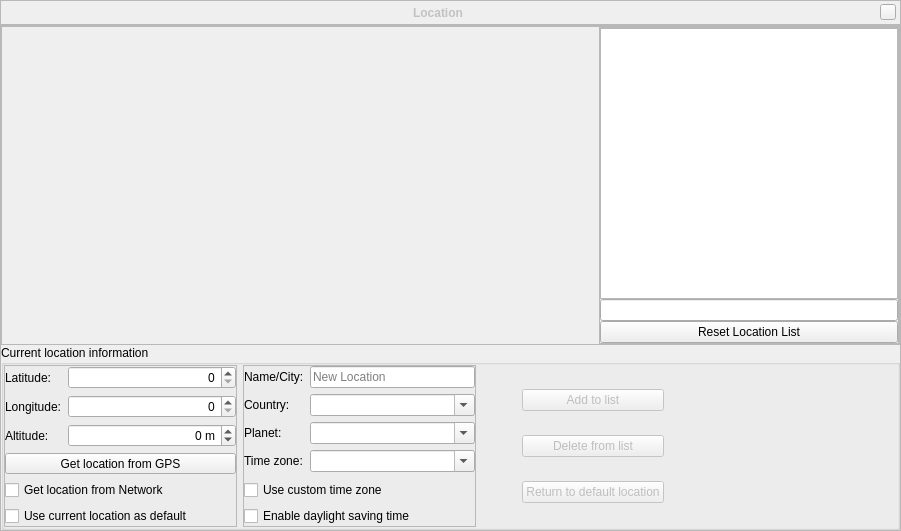
<?xml version="1.0" encoding="UTF-8"?>
<ui version="4.0">
 <class>locationDialogForm</class>
 <widget class="QWidget" name="locationDialogForm">
  <property name="geometry">
   <rect>
    <x>0</x>
    <y>0</y>
    <width>901</width>
    <height>531</height>
   </rect>
  </property>
  <property name="styleSheet">
   <string notr="true"/>
  </property>
  <layout class="QVBoxLayout">
   <property name="spacing">
    <number>0</number>
   </property>
   <property name="leftMargin">
    <number>0</number>
   </property>
   <property name="topMargin">
    <number>0</number>
   </property>
   <property name="rightMargin">
    <number>0</number>
   </property>
   <property name="bottomMargin">
    <number>0</number>
   </property>
   <item>
    <widget class="BarFrame" name="TitleBar">
     <property name="minimumSize">
      <size>
       <width>16</width>
       <height>25</height>
      </size>
     </property>
     <property name="maximumSize">
      <size>
       <width>16777215</width>
       <height>30</height>
      </size>
     </property>
     <property name="frameShape">
      <enum>QFrame::StyledPanel</enum>
     </property>
     <layout class="QHBoxLayout">
      <property name="leftMargin">
       <number>0</number>
      </property>
      <property name="topMargin">
       <number>0</number>
      </property>
      <property name="rightMargin">
       <number>4</number>
      </property>
      <property name="bottomMargin">
       <number>0</number>
      </property>
      <item>
       <spacer>
        <property name="orientation">
         <enum>Qt::Horizontal</enum>
        </property>
        <property name="sizeHint" stdset="0">
         <size>
          <width>40</width>
          <height>20</height>
         </size>
        </property>
       </spacer>
      </item>
      <item>
       <widget class="QLabel" name="stelWindowTitle">
        <property name="palette">
         <palette>
          <active>
           <colorrole role="WindowText">
            <brush brushstyle="SolidPattern">
             <color alpha="255">
              <red>194</red>
              <green>194</green>
              <blue>195</blue>
             </color>
            </brush>
           </colorrole>
           <colorrole role="Text">
            <brush brushstyle="SolidPattern">
             <color alpha="255">
              <red>194</red>
              <green>194</green>
              <blue>195</blue>
             </color>
            </brush>
           </colorrole>
          </active>
          <inactive>
           <colorrole role="WindowText">
            <brush brushstyle="SolidPattern">
             <color alpha="255">
              <red>194</red>
              <green>194</green>
              <blue>195</blue>
             </color>
            </brush>
           </colorrole>
           <colorrole role="Text">
            <brush brushstyle="SolidPattern">
             <color alpha="255">
              <red>194</red>
              <green>194</green>
              <blue>195</blue>
             </color>
            </brush>
           </colorrole>
          </inactive>
          <disabled>
           <colorrole role="WindowText">
            <brush brushstyle="SolidPattern">
             <color alpha="255">
              <red>194</red>
              <green>194</green>
              <blue>195</blue>
             </color>
            </brush>
           </colorrole>
           <colorrole role="Text">
            <brush brushstyle="SolidPattern">
             <color alpha="255">
              <red>194</red>
              <green>194</green>
              <blue>195</blue>
             </color>
            </brush>
           </colorrole>
          </disabled>
         </palette>
        </property>
        <property name="font">
         <font>
          <weight>75</weight>
          <italic>false</italic>
          <bold>true</bold>
         </font>
        </property>
        <property name="text">
         <string>Location</string>
        </property>
       </widget>
      </item>
      <item>
       <spacer>
        <property name="orientation">
         <enum>Qt::Horizontal</enum>
        </property>
        <property name="sizeHint" stdset="0">
         <size>
          <width>40</width>
          <height>20</height>
         </size>
        </property>
       </spacer>
      </item>
      <item>
       <widget class="QPushButton" name="closeStelWindow">
        <property name="sizePolicy">
         <sizepolicy hsizetype="Fixed" vsizetype="Fixed">
          <horstretch>16</horstretch>
          <verstretch>16</verstretch>
         </sizepolicy>
        </property>
        <property name="minimumSize">
         <size>
          <width>16</width>
          <height>16</height>
         </size>
        </property>
        <property name="maximumSize">
         <size>
          <width>16</width>
          <height>16</height>
         </size>
        </property>
        <property name="focusPolicy">
         <enum>Qt::NoFocus</enum>
        </property>
        <property name="text">
         <string/>
        </property>
       </widget>
      </item>
     </layout>
    </widget>
   </item>
   <item>
    <widget class="QFrame" name="locationContent">
     <property name="sizePolicy">
      <sizepolicy hsizetype="Preferred" vsizetype="Minimum">
       <horstretch>0</horstretch>
       <verstretch>0</verstretch>
      </sizepolicy>
     </property>
     <property name="frameShape">
      <enum>QFrame::StyledPanel</enum>
     </property>
     <layout class="QGridLayout" name="gridLayout_2">
      <property name="leftMargin">
       <number>0</number>
      </property>
      <property name="topMargin">
       <number>0</number>
      </property>
      <property name="rightMargin">
       <number>0</number>
      </property>
      <property name="bottomMargin">
       <number>0</number>
      </property>
      <property name="spacing">
       <number>0</number>
      </property>
      <item row="0" column="0" colspan="2">
       <widget class="QFrame" name="frame">
        <property name="sizePolicy">
         <sizepolicy hsizetype="Preferred" vsizetype="MinimumExpanding">
          <horstretch>0</horstretch>
          <verstretch>0</verstretch>
         </sizepolicy>
        </property>
        <property name="minimumSize">
         <size>
          <width>0</width>
          <height>180</height>
         </size>
        </property>
        <property name="maximumSize">
         <size>
          <width>16777215</width>
          <height>2400</height>
         </size>
        </property>
        <property name="frameShape">
         <enum>QFrame::StyledPanel</enum>
        </property>
        <property name="frameShadow">
         <enum>QFrame::Raised</enum>
        </property>
        <layout class="QGridLayout" name="gridLayout_3">
         <property name="leftMargin">
          <number>0</number>
         </property>
         <property name="topMargin">
          <number>0</number>
         </property>
         <property name="rightMargin">
          <number>0</number>
         </property>
         <property name="bottomMargin">
          <number>0</number>
         </property>
         <property name="spacing">
          <number>0</number>
         </property>
         <item row="1" column="0">
          <widget class="MapLabel" name="mapLabel">
           <property name="sizePolicy">
            <sizepolicy hsizetype="MinimumExpanding" vsizetype="MinimumExpanding">
             <horstretch>0</horstretch>
             <verstretch>0</verstretch>
            </sizepolicy>
           </property>
           <property name="minimumSize">
            <size>
             <width>400</width>
             <height>180</height>
            </size>
           </property>
           <property name="maximumSize">
            <size>
             <width>1440</width>
             <height>720</height>
            </size>
           </property>
           <property name="lineWidth">
            <number>0</number>
           </property>
           <property name="text">
            <string/>
           </property>
           <property name="pixmap">
            <pixmap>../../data/gui/world.png</pixmap>
           </property>
           <property name="scaledContents">
            <bool>true</bool>
           </property>
           <property name="alignment">
            <set>Qt::AlignCenter</set>
           </property>
          </widget>
         </item>
         <item row="1" column="1">
          <widget class="QFrame" name="frame_2">
           <property name="sizePolicy">
            <sizepolicy hsizetype="Preferred" vsizetype="MinimumExpanding">
             <horstretch>0</horstretch>
             <verstretch>0</verstretch>
            </sizepolicy>
           </property>
           <property name="minimumSize">
            <size>
             <width>200</width>
             <height>180</height>
            </size>
           </property>
           <property name="maximumSize">
            <size>
             <width>300</width>
             <height>2400</height>
            </size>
           </property>
           <property name="frameShape">
            <enum>QFrame::StyledPanel</enum>
           </property>
           <property name="frameShadow">
            <enum>QFrame::Raised</enum>
           </property>
           <layout class="QVBoxLayout" name="verticalLayout">
            <property name="spacing">
             <number>0</number>
            </property>
            <property name="leftMargin">
             <number>0</number>
            </property>
            <property name="topMargin">
             <number>0</number>
            </property>
            <property name="rightMargin">
             <number>0</number>
            </property>
            <property name="bottomMargin">
             <number>0</number>
            </property>
            <item>
             <widget class="QListView" name="citiesListView">
              <property name="focusPolicy">
               <enum>Qt::NoFocus</enum>
              </property>
              <property name="toolTip">
               <string>Standard list of locations contains only English names (without diacritics!)</string>
              </property>
              <property name="horizontalScrollBarPolicy">
               <enum>Qt::ScrollBarAlwaysOff</enum>
              </property>
              <property name="uniformItemSizes">
               <bool>true</bool>
              </property>
             </widget>
            </item>
            <item>
             <widget class="QLineEdit" name="citySearchLineEdit">
              <property name="toolTip">
               <string>Standard list of locations contains only English names (without diacritics!)</string>
              </property>
              <property name="text">
               <string/>
              </property>
              <property name="alignment">
               <set>Qt::AlignBottom|Qt::AlignLeading|Qt::AlignLeft</set>
              </property>
             </widget>
            </item>
            <item>
             <widget class="QPushButton" name="resetListPushButton">
              <property name="toolTip">
               <string>Reset location list to show all known locations</string>
              </property>
              <property name="text">
               <string>Reset Location List</string>
              </property>
             </widget>
            </item>
           </layout>
          </widget>
         </item>
        </layout>
       </widget>
      </item>
      <item row="2" column="1">
       <widget class="QGroupBox" name="groupBox">
        <property name="sizePolicy">
         <sizepolicy hsizetype="Preferred" vsizetype="Fixed">
          <horstretch>0</horstretch>
          <verstretch>0</verstretch>
         </sizepolicy>
        </property>
        <property name="minimumSize">
         <size>
          <width>0</width>
          <height>180</height>
         </size>
        </property>
        <property name="title">
         <string>Current location information</string>
        </property>
        <layout class="QHBoxLayout" name="horizontalLayout">
         <property name="leftMargin">
          <number>0</number>
         </property>
         <property name="topMargin">
          <number>0</number>
         </property>
         <property name="rightMargin">
          <number>0</number>
         </property>
         <property name="bottomMargin">
          <number>0</number>
         </property>
         <item>
          <widget class="QFrame" name="frame_4">
           <property name="sizePolicy">
            <sizepolicy hsizetype="Preferred" vsizetype="Minimum">
             <horstretch>0</horstretch>
             <verstretch>0</verstretch>
            </sizepolicy>
           </property>
           <property name="frameShape">
            <enum>QFrame::StyledPanel</enum>
           </property>
           <property name="frameShadow">
            <enum>QFrame::Raised</enum>
           </property>
           <layout class="QGridLayout" name="gridLayout_4" columnstretch="0,1">
            <property name="leftMargin">
             <number>0</number>
            </property>
            <property name="topMargin">
             <number>0</number>
            </property>
            <property name="rightMargin">
             <number>0</number>
            </property>
            <property name="bottomMargin">
             <number>0</number>
            </property>
            <property name="horizontalSpacing">
             <number>6</number>
            </property>
            <item row="0" column="0">
             <widget class="QLabel" name="label_5">
              <property name="text">
               <string>Latitude:</string>
              </property>
             </widget>
            </item>
            <item row="2" column="1">
             <widget class="QSpinBox" name="altitudeSpinBox">
              <property name="toolTip">
               <string>Enter the altitude in meter</string>
              </property>
              <property name="alignment">
               <set>Qt::AlignRight|Qt::AlignTrailing|Qt::AlignVCenter</set>
              </property>
              <property name="suffix">
               <string> m</string>
              </property>
              <property name="minimum">
               <number>-2000</number>
              </property>
              <property name="maximum">
               <number>200000</number>
              </property>
              <property name="singleStep">
               <number>100</number>
              </property>
             </widget>
            </item>
            <item row="4" column="0" colspan="2">
             <widget class="QCheckBox" name="useIpQueryCheckBox">
              <property name="text">
               <string>Get location from Network</string>
              </property>
             </widget>
            </item>
            <item row="5" column="0" colspan="2">
             <widget class="QCheckBox" name="useAsDefaultLocationCheckBox">
              <property name="text">
               <string>Use current location as default</string>
              </property>
             </widget>
            </item>
            <item row="2" column="0">
             <widget class="QLabel" name="label_7">
              <property name="text">
               <string>Altitude:</string>
              </property>
             </widget>
            </item>
            <item row="1" column="1">
             <widget class="AngleSpinBox" name="longitudeSpinBox">
              <property name="toolTip">
               <string>You can enter values in decimal degrees, or using dms format, for example: +1d 12m 8s</string>
              </property>
              <property name="alignment">
               <set>Qt::AlignRight|Qt::AlignTrailing|Qt::AlignVCenter</set>
              </property>
             </widget>
            </item>
            <item row="1" column="0">
             <widget class="QLabel" name="label">
              <property name="text">
               <string>Longitude:</string>
              </property>
             </widget>
            </item>
            <item row="0" column="1">
             <widget class="AngleSpinBox" name="latitudeSpinBox">
              <property name="toolTip">
               <string>You can enter values in decimal degrees, or using dms format, for example: +1d 12m 8s</string>
              </property>
              <property name="alignment">
               <set>Qt::AlignRight|Qt::AlignTrailing|Qt::AlignVCenter</set>
              </property>
             </widget>
            </item>
            <item row="3" column="0" colspan="2">
             <widget class="QToolButton" name="gpsToolButton">
              <property name="sizePolicy">
               <sizepolicy hsizetype="Minimum" vsizetype="Fixed">
                <horstretch>0</horstretch>
                <verstretch>0</verstretch>
               </sizepolicy>
              </property>
              <property name="toolTip">
               <string>Toggle fetching GPS location. (Does not change time zone!) When satisfied, toggle off to let other programs access the GPS device.</string>
              </property>
              <property name="text">
               <string>Get location from GPS</string>
              </property>
              <property name="checkable">
               <bool>true</bool>
              </property>
              <property name="autoRepeat">
               <bool>false</bool>
              </property>
              <property name="autoRepeatDelay">
               <number>3500</number>
              </property>
              <property name="autoRepeatInterval">
               <number>3500</number>
              </property>
              <property name="toolButtonStyle">
               <enum>Qt::ToolButtonTextOnly</enum>
              </property>
              <property name="autoRaise">
               <bool>false</bool>
              </property>
             </widget>
            </item>
           </layout>
          </widget>
         </item>
         <item>
          <widget class="QFrame" name="frame_5">
           <property name="frameShape">
            <enum>QFrame::StyledPanel</enum>
           </property>
           <property name="frameShadow">
            <enum>QFrame::Raised</enum>
           </property>
           <layout class="QGridLayout" name="gridLayout_5">
            <property name="leftMargin">
             <number>0</number>
            </property>
            <property name="topMargin">
             <number>0</number>
            </property>
            <property name="rightMargin">
             <number>0</number>
            </property>
            <property name="bottomMargin">
             <number>0</number>
            </property>
            <item row="1" column="1">
             <widget class="QComboBox" name="countryNameComboBox">
              <property name="editable">
               <bool>true</bool>
              </property>
              <property name="insertPolicy">
               <enum>QComboBox::NoInsert</enum>
              </property>
             </widget>
            </item>
            <item row="5" column="0" colspan="2">
             <widget class="QCheckBox" name="useCustomTimeZoneCheckBox">
              <property name="text">
               <string>Use custom time zone</string>
              </property>
             </widget>
            </item>
            <item row="2" column="0">
             <widget class="QLabel" name="label_6">
              <property name="text">
               <string>Planet:</string>
              </property>
             </widget>
            </item>
            <item row="3" column="0">
             <widget class="QLabel" name="timeZoneLabel">
              <property name="text">
               <string>Time zone:</string>
              </property>
             </widget>
            </item>
            <item row="0" column="1">
             <widget class="QLineEdit" name="cityNameLineEdit">
              <property name="placeholderText">
               <string>New Location</string>
              </property>
             </widget>
            </item>
            <item row="0" column="0">
             <widget class="QLabel" name="label_3">
              <property name="text">
               <string>Name/City:</string>
              </property>
             </widget>
            </item>
            <item row="3" column="1">
             <widget class="QComboBox" name="timeZoneNameComboBox">
              <property name="enabled">
               <bool>true</bool>
              </property>
              <property name="editable">
               <bool>true</bool>
              </property>
              <property name="insertPolicy">
               <enum>QComboBox::NoInsert</enum>
              </property>
             </widget>
            </item>
            <item row="2" column="1">
             <widget class="QComboBox" name="planetNameComboBox">
              <property name="editable">
               <bool>true</bool>
              </property>
              <property name="insertPolicy">
               <enum>QComboBox::NoInsert</enum>
              </property>
             </widget>
            </item>
            <item row="4" column="0">
             <spacer name="verticalSpacer_2">
              <property name="orientation">
               <enum>Qt::Vertical</enum>
              </property>
              <property name="sizeHint" stdset="0">
               <size>
                <width>0</width>
                <height>0</height>
               </size>
              </property>
             </spacer>
            </item>
            <item row="1" column="0">
             <widget class="QLabel" name="label_4">
              <property name="text">
               <string>Country:</string>
              </property>
             </widget>
            </item>
            <item row="6" column="0" colspan="2">
             <widget class="QCheckBox" name="dstCheckBox">
              <property name="toolTip">
               <string/>
              </property>
              <property name="text">
               <string>Enable daylight saving time</string>
              </property>
             </widget>
            </item>
           </layout>
          </widget>
         </item>
         <item>
          <spacer name="horizontalSpacer_3">
           <property name="orientation">
            <enum>Qt::Horizontal</enum>
           </property>
           <property name="sizeType">
            <enum>QSizePolicy::Fixed</enum>
           </property>
           <property name="sizeHint" stdset="0">
            <size>
             <width>40</width>
             <height>20</height>
            </size>
           </property>
          </spacer>
         </item>
         <item>
          <layout class="QVBoxLayout" name="verticalLayout_2">
           <property name="spacing">
            <number>0</number>
           </property>
           <property name="leftMargin">
            <number>0</number>
           </property>
           <item>
            <spacer name="verticalSpacer_5">
             <property name="orientation">
              <enum>Qt::Vertical</enum>
             </property>
             <property name="sizeHint" stdset="0">
              <size>
               <width>0</width>
               <height>0</height>
              </size>
             </property>
            </spacer>
           </item>
           <item>
            <widget class="QPushButton" name="addLocationToListPushButton">
             <property name="enabled">
              <bool>false</bool>
             </property>
             <property name="minimumSize">
              <size>
               <width>100</width>
               <height>0</height>
              </size>
             </property>
             <property name="focusPolicy">
              <enum>Qt::NoFocus</enum>
             </property>
             <property name="text">
              <string>Add to list</string>
             </property>
            </widget>
           </item>
           <item>
            <spacer name="verticalSpacer_3">
             <property name="orientation">
              <enum>Qt::Vertical</enum>
             </property>
             <property name="sizeHint" stdset="0">
              <size>
               <width>0</width>
               <height>0</height>
              </size>
             </property>
            </spacer>
           </item>
           <item>
            <widget class="QPushButton" name="deleteLocationFromListPushButton">
             <property name="enabled">
              <bool>false</bool>
             </property>
             <property name="minimumSize">
              <size>
               <width>60</width>
               <height>0</height>
              </size>
             </property>
             <property name="focusPolicy">
              <enum>Qt::NoFocus</enum>
             </property>
             <property name="text">
              <string>Delete from list</string>
             </property>
            </widget>
           </item>
           <item>
            <spacer name="verticalSpacer_4">
             <property name="orientation">
              <enum>Qt::Vertical</enum>
             </property>
             <property name="sizeHint" stdset="0">
              <size>
               <width>0</width>
               <height>0</height>
              </size>
             </property>
            </spacer>
           </item>
           <item>
            <widget class="QPushButton" name="pushButtonReturnToDefault">
             <property name="enabled">
              <bool>false</bool>
             </property>
             <property name="focusPolicy">
              <enum>Qt::NoFocus</enum>
             </property>
             <property name="text">
              <string>Return to default location</string>
             </property>
            </widget>
           </item>
           <item>
            <spacer name="verticalSpacer">
             <property name="orientation">
              <enum>Qt::Vertical</enum>
             </property>
             <property name="sizeHint" stdset="0">
              <size>
               <width>0</width>
               <height>0</height>
              </size>
             </property>
            </spacer>
           </item>
          </layout>
         </item>
         <item>
          <spacer name="horizontalSpacer_2">
           <property name="orientation">
            <enum>Qt::Horizontal</enum>
           </property>
           <property name="sizeHint" stdset="0">
            <size>
             <width>40</width>
             <height>20</height>
            </size>
           </property>
          </spacer>
         </item>
        </layout>
       </widget>
      </item>
     </layout>
    </widget>
   </item>
  </layout>
 </widget>
 <customwidgets>
  <customwidget>
   <class>BarFrame</class>
   <extends>QFrame</extends>
   <header>Dialog.hpp</header>
   <container>1</container>
  </customwidget>
  <customwidget>
   <class>AngleSpinBox</class>
   <extends>QSpinBox</extends>
   <header>AngleSpinBox.hpp</header>
  </customwidget>
  <customwidget>
   <class>MapLabel</class>
   <extends>QLabel</extends>
   <header>MapLabel.hpp</header>
  </customwidget>
 </customwidgets>
 <tabstops>
  <tabstop>citySearchLineEdit</tabstop>
  <tabstop>resetListPushButton</tabstop>
  <tabstop>latitudeSpinBox</tabstop>
  <tabstop>longitudeSpinBox</tabstop>
  <tabstop>altitudeSpinBox</tabstop>
  <tabstop>cityNameLineEdit</tabstop>
  <tabstop>countryNameComboBox</tabstop>
  <tabstop>planetNameComboBox</tabstop>
  <tabstop>timeZoneNameComboBox</tabstop>
  <tabstop>useCustomTimeZoneCheckBox</tabstop>
  <tabstop>dstCheckBox</tabstop>
  <tabstop>useIpQueryCheckBox</tabstop>
  <tabstop>useAsDefaultLocationCheckBox</tabstop>
 </tabstops>
 <resources/>
 <connections/>
</ui>
